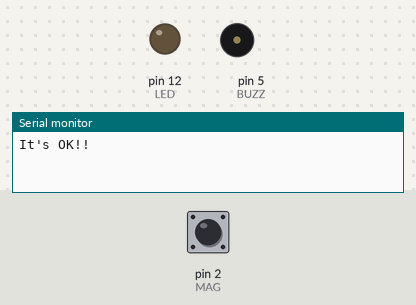
Recording of a sketch running on a simulated Arduino Uno, built with avr-gcc and run on an emulated ATmega328P. Shown: output pins drawn as LEDs (lit = HIGH), buzzer (waves = sounding), the last lines printed to the serial monitor. The inputs (shaded band) are chosen by the test bench; at power-on: pin 2 (MAG) LOW.

Above: at 1.2 s.
1.3 s: pin 2 (MAG) driven HIGH
2.8 s: pin 2 (MAG) pulsed LOW 5 times (0.12 s each, 0.3 s apart)
At 4.8 s:
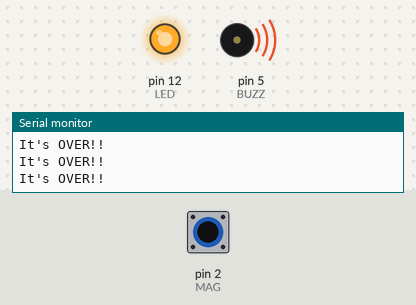
Timing chart, 0 to 6.6 s (numbered marks = the images above; inputs shaded):
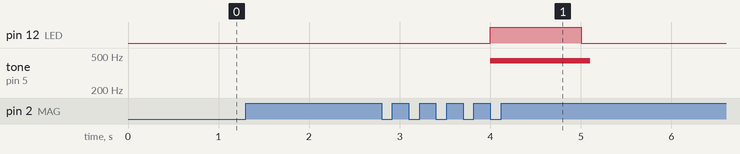

Measured:
- after the input at 2.8 s, pin 12 (LED): LOW → HIGH after 1.2 s, → LOW 1.0 s later; tone on pin 5 (BUZZ): silent → 440 Hz after 1.2 s, → silent 1.1 s later

The sketch:

KCTF.ino
```cpp
/*
 Name:		KCTF.ino
 Created:	2017-10-13 오후 9:28:44
 Author:	Joosung Park
*/

#define LED 12	//LED핀
#define MAG 2	//MAG센서 핀
#define LIMIT 3	//LIMIT설정
#define BUZZ 5	//버저 핀

volatile unsigned int count = 0;//, total = 0;	//인터럽트에서 사용하기 위해 volatile 붙임
unsigned long int oldcount = 0, newcount = 0;
bool isOver = false;

unsigned long previousMillis = 0, loopPMillis = 0, unlPMillis = 0;
const short interval = 10, loopInterval = 200, unlockInterval = 1000;

void MAGCount() {
	unsigned long currentMillis = millis();

	if (currentMillis - previousMillis >= interval) {
		previousMillis = currentMillis;
		count++;
		//total++;
		Serial.println("Gotcha");
	}
}

void setup() {
	pinMode(LED, OUTPUT);	//LED핀 출력
	pinMode(MAG, INPUT);	//MAG센서 입력
	attachInterrupt(0, MAGCount, RISING);
	Serial.begin(115200);
}

// the loop function runs over and over again until power down or reset
void loop() {

	oldcount = count;
	unsigned long currentMillis = millis();

	if (currentMillis - loopPMillis >= loopInterval) {
		loopPMillis = currentMillis;

		newcount = count;
	}

	currentMillis = millis();

	if (currentMillis - unlPMillis >= unlockInterval)
	{
		unlPMillis = currentMillis;
		count = 0;
		isOver = false;
		Serial.println("\rIt's OK!!");
	}

	if ((oldcount+LIMIT) <= newcount)
	{
		isOver = true;
	}

	if (isOver==true)
	{
		Serial.println("It's OVER!!");
		tone(BUZZ, 440, 200);
		digitalWrite(LED, HIGH);
		delay(100);
	}else{
		digitalWrite(LED, LOW);
	}
}
```
